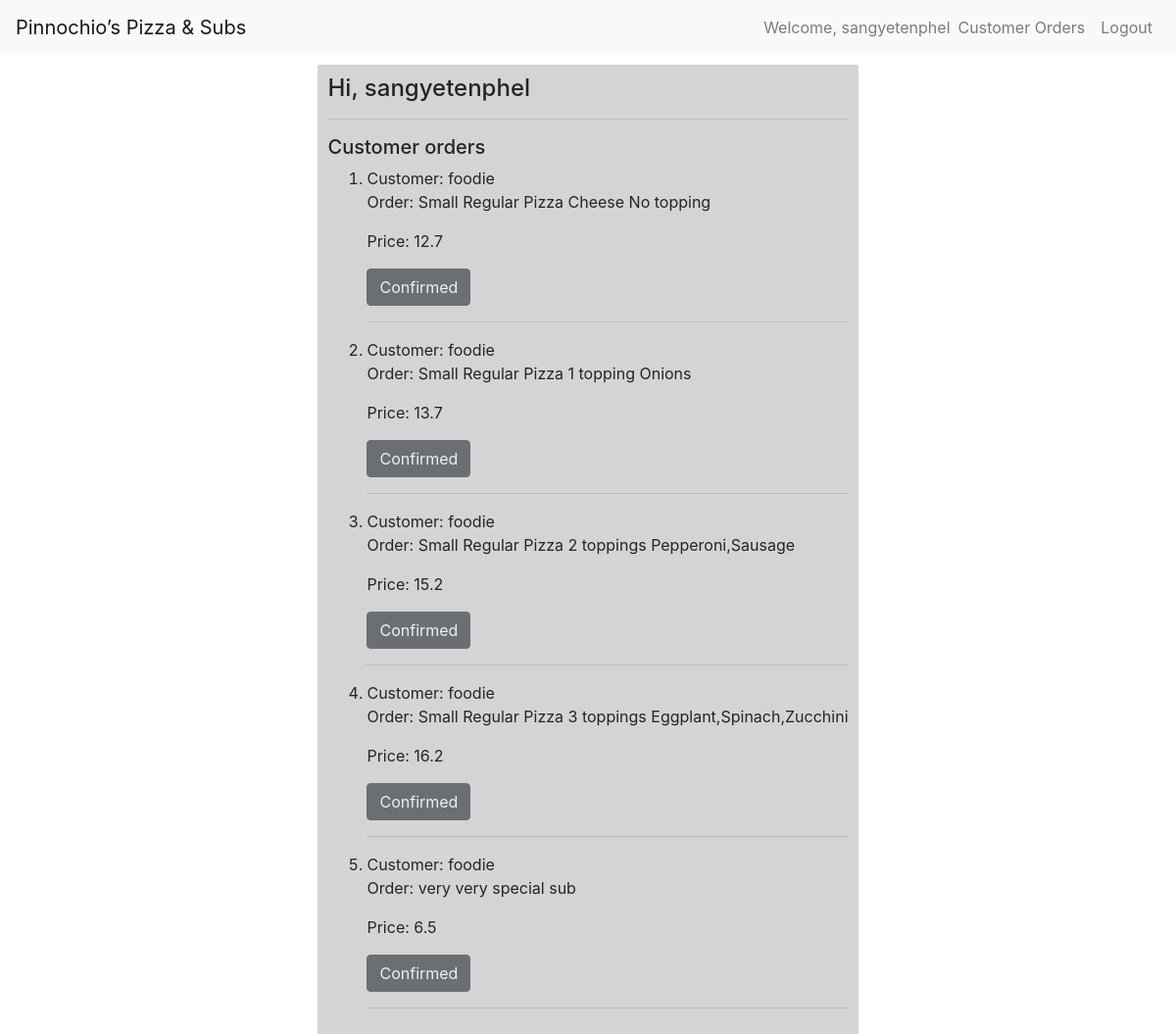
Screenshot of /staff (signed in) with the database file from the repository.
### orders/models.py (models this page shows, shortened)
class ShoppingCart(models.Model):
    username = models.CharField(max_length=25)
    order = models.CharField(max_length=100)
    price = models.FloatField(blank=True, null=True)
    toppingsList = models.CharField(max_length=100, default="")
    approved = models.CharField(max_length=10, default="None")

### orders/views.py (the view)
# urls.py: path("staff", views.staff, name="staff"),
def staff(request):
    username = request.user
    context = {
        "username": username,
        "shopping_cart": ShoppingCart.objects.all()
    }
    return render(request, "orders/staff.html", context)

### orders/templates/orders/staff.html (shortened to what this page needs)
{% extends 'orders/base.html' %}
{% block body %}
    <div class="container">
        <div class="row justify-content-md-center">
            <div class="col-md-auto confirm">
                <h4>Hi, {{ username }}</h4>
                <hr>
                <h5>Customer orders</h5>
                <ol>
                    {% for order in shopping_cart %}
                        <div class="customer-order">
                            <li>Customer: {{ order.username }}</li>
                            <p>Order: {{ order.order}} {{ order.toppingsList }} </p>
                            <p>Price: {{ order.price }}</p>
                            {% if order.approved == "approved" %}
                                <button class="btn btn-dark" disabled>Confirmed</button>
                            {% else %}
                                <form action="{% url 'approve_order' order.id %}" method="POST">
                                    {% csrf_token %}
                                    <button class="btn btn-dark">Confirm Order</button>
                                </form>
                            {% endif %}
                        </div>
                        <hr>
                    {% endfor %}
                </ol>
            </div>
        </div>
    </div>
{% endblock %}

### orders/templates/orders/base.html (shortened to what this page needs)
{% load static %}
<!doctype html>
<html lang="en">
  <head>
    <link rel="stylesheet" href="https://stackpath.bootstrapcdn.com/bootstrap/4.4.1/css/bootstrap.min.css">
    <link rel="stylesheet" href="{% static 'orders/styles.css' %}">
  </head>
  <body>
    <nav class="navbar navbar-expand-lg navbar-light bg-light">
      <a class="navbar-brand" href="{% url 'index' %}"> Pinnochio’s Pizza & Subs</a>
      <div class="collapse navbar-collapse" id="navbarSupportedContent">
          <ul class="nav navbar-nav ml-auto">
              <span class="navbar-text">
                  Welcome, {{ username }}
              </span>
              <li class="nav-item">
                  {% if user.is_staff %}
                  <a class="nav-link" href="{% url 'staff' %}">Customer Orders</a>
                  {% endif %}
              </li>
              <li class="nav-item">
                  <a class="nav-link" href="{% url 'logout' %}">Logout</a>
              </li>
          </ul>
      </div>
    </nav>
    {% block body %}
    {% endblock %}
  </body>
</html>

### orders/static/orders/styles.css (style rules this page uses)
.navbar-text { color: #ff4da6; }
.confirm { margin-top: 10px; padding: 10px; background-color: rgb(212, 212, 212); }

### rows the page displays
ShoppingCart: username "foodie", order "Small Regular Pizza Cheese", toppingsList "No topping", price "12.7", approved "Confirmed"
ShoppingCart: username "foodie", order "Small Regular Pizza 1 topping", toppingsList "Onions", price "13.7", approved "Confirmed"
ShoppingCart: username "foodie", order "Small Regular Pizza 2 toppings", toppingsList "Pepperoni,Sausage", price "15.2", approved "Confirmed"
ShoppingCart: username "foodie", order "Small Regular Pizza 3 toppings", toppingsList "Eggplant,Spinach,Zucchini", price "16.2", approved "Confirmed"
ShoppingCart: username "foodie", order "very very special sub", price "6.5", approved "Confirmed"

### other values shown
{{ username }} "sangyetenphel"
